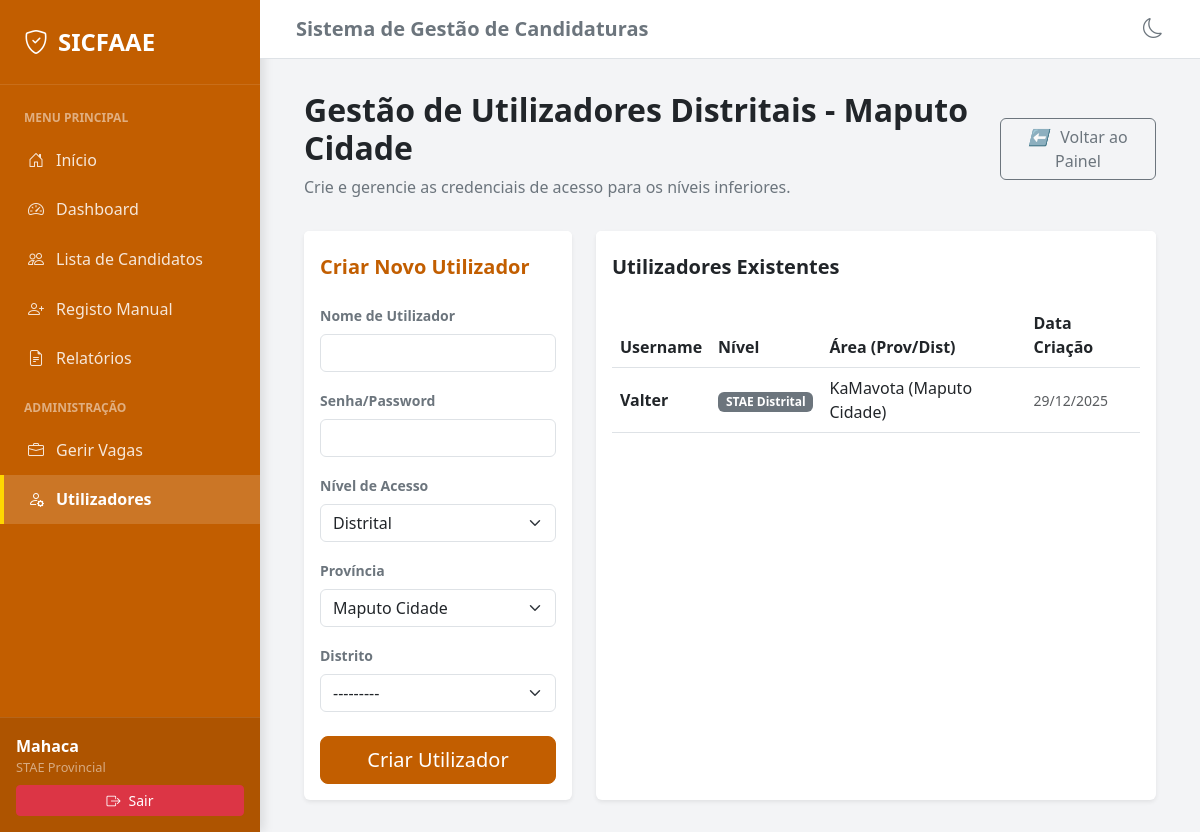
The page /candidaturas/gestao/utilizadores/ (signed in) on the database its author committed.
### candidaturas/models.py (models this page shows, shortened)
class PerfilUtilizador(models.Model):
    class Nivel(models.TextChoices):
        CENTRAL = 'CENTRAL', _('STAE Central')
        PROVINCIAL = 'PROVINCIAL', _('STAE Provincial')
        DISTRITAL = 'DISTRITAL', _('STAE Distrital')
    usuario = models.OneToOneField(
        User,
        on_delete=models.CASCADE,
        related_name='perfil',
        verbose_name=_("Utilizador")
    )
    nivel = models.CharField(
        _("Nível Administrativo"),
        max_length=20,
        choices=Nivel.choices,
        default=Nivel.DISTRITAL
    )
    provincia = models.ForeignKey(
        Provincia,
        on_delete=models.SET_NULL,
        verbose_name=_("Província"),
        related_name='admins_provinciais',
        blank=True,
        null=True,
        help_text=_("Província de responsabilidade (obrigatório para Provincial e Distrital)")
    )
    distrito = models.ForeignKey(
        Distrito,
        on_delete=models.SET_NULL,
        verbose_name=_("Distrito"),
        related_name='admins_distritais',
        blank=True,
        null=True,
        help_text=_("Distrito de responsabilidade (obrigatório para Distrital)")
    )
    data_criacao = models.DateTimeField(auto_now_add=True)
    data_atualizacao = models.DateTimeField(auto_now=True)
    history = HistoricalRecords()
    class Meta:
        verbose_name = _("Perfil de Utilizador")
        verbose_name_plural = _("Perfis de Utilizadores")

class Distrito(models.Model):
    provincia = models.ForeignKey(
        Provincia,
        on_delete=models.CASCADE,
        related_name='distritos',
        verbose_name=_("Província")
    )
    nome = models.CharField(_("Nome do Distrito"), max_length=100)
    def __str__(self):
        return f"{self.nome} ({self.provincia.nome})"
    class Meta:
        verbose_name = _("Distrito")
        verbose_name_plural = _("Distritos")
        unique_together = ('provincia', 'nome')

class Provincia(models.Model):
    nome = models.CharField(_("Nome da Província"), max_length=100, unique=True)
    latitude = models.FloatField(_("Latitude"), null=True, blank=True)
    longitude = models.FloatField(_("Longitude"), null=True, blank=True)
    def __str__(self):
        return self.nome
    class Meta:
        verbose_name = _("Província")
        verbose_name_plural = _("Províncias")
        ordering = ['nome']

### candidaturas/views.py (the view, shortened to what this page needs)
# urls.py: path('gestao/utilizadores/', views.GerirUtilizadoresView.as_view(), name='gestao_utilizadores'),
class GerirUtilizadoresView(LoginRequiredMixin, generic.CreateView):
    template_name = 'candidaturas/gestao_utilizadores.html'
    form_class = FormularioCriacaoUsuario
    success_url = reverse_lazy('candidaturas:gestao_utilizadores')
    def dispatch(self, request, *args, **kwargs):
        if not request.user.is_authenticated:
            return self.handle_no_permission()
        perfil = obter_perfil_usuario(self.request.user)
        if not request.user.is_superuser:
             if not perfil or perfil.nivel == PerfilUtilizador.Nivel.DISTRITAL:
                 raise PermissionDenied("Não tem permissão para gerir utilizadores.")
        return super().dispatch(request, *args, **kwargs)
    def get_form_kwargs(self):
        kwargs = super().get_form_kwargs()
        kwargs['user'] = self.request.user
        return kwargs
    def get_context_data(self, **kwargs):
        context = super().get_context_data(**kwargs)
        perfil = obter_perfil_usuario(self.request.user)
        if self.request.user.is_superuser or (perfil and perfil.nivel == PerfilUtilizador.Nivel.CENTRAL):
             if self.request.user.is_superuser:
                 context['lista_usuarios'] = PerfilUtilizador.objects.filter(
                     Q(nivel=PerfilUtilizador.Nivel.PROVINCIAL) | Q(nivel=PerfilUtilizador.Nivel.CENTRAL)
                 ).select_related('usuario', 'provincia')
             else:
                 context['lista_usuarios'] = PerfilUtilizador.objects.filter(nivel=PerfilUtilizador.Nivel.PROVINCIAL).select_related('usuario', 'provincia')
             context['titulo_pagina'] = "Gestão de Utilizadores Provinciais"
        elif perfil and perfil.nivel == PerfilUtilizador.Nivel.PROVINCIAL:
             context['lista_usuarios'] = PerfilUtilizador.objects.filter(
                 nivel=PerfilUtilizador.Nivel.DISTRITAL,
                 provincia=perfil.provincia
             ).select_related('usuario', 'distrito')
             context['titulo_pagina'] = f"Gestão de Utilizadores Distritais - {perfil.provincia.nome}"
        context['nivel_usuario'] = obter_exibicao_nivel_usuario(self.request.user)
        return context

### candidaturas/permissions.py (called while the page is built)
def obter_perfil_usuario(usuario):
    if not usuario.is_authenticated:
        return None
    if usuario.is_superuser:
        return None
    perfil, criado = PerfilUtilizador.objects.get_or_create(usuario=usuario)
    return perfil

def obter_exibicao_nivel_usuario(usuario):
    if usuario.is_superuser:
        return "Superusuário"
    perfil = obter_perfil_usuario(usuario)
    if not perfil:
        return "Sem Perfil"
    if perfil.nivel == PerfilUtilizador.Nivel.CENTRAL:
        return "STAE Central"
    elif perfil.nivel == PerfilUtilizador.Nivel.PROVINCIAL:
        nome_prov = perfil.provincia.nome if perfil.provincia else 'Não Atribuída'
        return f"STAE Provincial - {nome_prov}"
    else:
        nome_dist = perfil.distrito.nome if perfil.distrito else 'Não Atribuído'
        return f"STAE Distrital - {nome_dist}"

### templates/candidaturas/gestao_utilizadores.html (shortened to what this page needs)
{% extends 'candidaturas/base.html' %}
{% block content %}
<div class="row mb-4">
    <div class="col-12 d-flex justify-content-between align-items-center">
        <div>
            <h2 class="fw-bold text-dark">{{ titulo_pagina }}</h2>
            <p class="text-secondary mb-2">Crie e gerencie as credenciais de acesso para os níveis inferiores.</p>
        </div>
        <div>
            <a href="{% url 'candidaturas:painel_controlo' %}" class="btn btn-outline-secondary">
                <i class="me-2">⬅️</i> Voltar ao Painel
            </a>
        </div>
    </div>
</div>
<div class="row">
    <div class="col-md-4">
        <div class="card border-0 shadow-sm">
            <div class="card-header bg-white border-0 pt-4 pb-0">
                <h5 class="fw-bold text-primary">Criar Novo Utilizador</h5>
            </div>
            <div class="card-body">
                <form method="post">
                    {% for field in form %}
                    <div class="mb-3">
                        <label class="form-label small fw-bold text-secondary">{{ field.label }}</label>
                        {{ field }}
                    </div>
                    {% endfor %}
                    <div class="d-grid mt-4">
                        <button type="submit" class="btn btn-primary btn-lg">
                            Criar Utilizador
                        </button>
                    </div>
                </form>
            </div>
        </div>
    </div>
    <div class="col-md-8">
        <div class="card border-0 shadow-sm h-100">
            <div class="card-header bg-white border-0 pt-4 pb-0">
                <h5 class="fw-bold text-dark">Utilizadores Existentes</h5>
            </div>
            <div class="card-body">
                <div class="table-responsive">
                    <table class="table table-hover align-middle">
                        <thead class="bg-light">
                            <tr>
                                <th>Username</th>
                                <th>Nível</th>
                                <th>Área (Prov/Dist)</th>
                                <th>Data Criação</th>
                            </tr>
                        </thead>
                        <tbody>
                            {% for perfil in lista_usuarios %}
                            <tr>
                                <td class="fw-bold">{{ perfil.usuario.username }}</td>
                                <td>
                                    <span class="badge
                                        {% if perfil.nivel == 'DISTRITAL' %}bg-secondary{% endif %}">
                                        {{ perfil.get_nivel_display }}
                                    </span>
                                </td>
                                <td>
                                    {% if perfil.nivel == 'PROVINCIAL' %}
                                    {{ perfil.provincia.nome }}
                                    {% elif perfil.nivel == 'DISTRITAL' %}
                                    {{ perfil.distrito.nome }} ({{ perfil.provincia.nome }})
                                    {% endif %}
                                </td>
                                <td class="text-muted small">{{ perfil.usuario.date_joined|date:"d/m/Y" }}</td>
                            </tr>
                            {% empty %}
                            <tr>
                                <td colspan="4" class="text-center py-5 text-muted">
                                    Nenhum utilizador criado ainda neste nível.
                                </td>
                            </tr>
                            {% endfor %}
                        </tbody>
                    </table>
                </div>
            </div>
        </div>
    </div>
</div>
{% endblock %}

### templates/candidaturas/base.html (shortened to what this page needs)
{% load static %}
<!DOCTYPE html>
<html lang="pt">
<head>
    <link href="https://cdn.jsdelivr.net/npm/bootstrap@5.3.0/dist/css/bootstrap.min.css" rel="stylesheet">
    <link rel="stylesheet" href="https://cdn.jsdelivr.net/npm/bootstrap-icons@1.11.1/font/bootstrap-icons.css">
</head>
<body class="{% if not user.is_authenticated %}public-layout{% endif %}">
    {% if user.is_authenticated %}
    <div id="wrapper">
        <nav id="sidebar-wrapper">
            <div class="sidebar-heading">
                <i class="bi bi-shield-check"></i> SICFAAE
            </div>
            <div class="sidebar-menu nav flex-column">
                <div class="small fw-bold text-uppercase px-4 mb-2 mt-2 text-white-50" style="font-size: 0.75rem;">Menu
                    Principal</div>
                <a href="{% url 'candidaturas:inicio' %}"
                    class="nav-link {% if request.resolver_match.url_name == 'inicio' %}active{% endif %}">
                    <i class="bi bi-house-door"></i> Início
                </a>
                <a href="{% url 'candidaturas:painel_controlo' %}"
                    class="nav-link {% if request.resolver_match.url_name == 'painel_controlo' %}active{% endif %}">
                    <i class="bi bi-speedometer2"></i> Dashboard
                </a>
                <a href="{% url 'candidaturas:lista_verificacao' %}"
                    class="nav-link {% if request.resolver_match.url_name == 'lista_verificacao' %}active{% endif %}">
                    <i class="bi bi-people"></i> Lista de Candidatos
                </a>
                <a href="{% url 'candidaturas:registar_candidatura_manual' %}"
                    class="nav-link {% if request.resolver_match.url_name == 'registar_candidatura_manual' %}active{% endif %}">
                    <i class="bi bi-person-plus"></i> Registo Manual
                </a>
                <a href="{% url 'candidaturas:relatorios' %}"
                    class="nav-link {% if request.resolver_match.url_name == 'relatorios' %}active{% endif %}">
                    <i class="bi bi-file-earmark-text"></i> Relatórios
                </a>
                {% if user.is_superuser or user.perfil.nivel == 'CENTRAL' or user.perfil.nivel == 'PROVINCIAL' %}
                <div class="small fw-bold text-uppercase px-4 mb-2 mt-3 text-white-50" style="font-size: 0.75rem;">
                    Administração</div>
                <a href="/admin/candidaturas/vaga/" target="_blank" class="nav-link">
                    <i class="bi bi-briefcase"></i> Gerir Vagas
                </a>
                <a href="{% url 'candidaturas:gestao_utilizadores' %}"
                    class="nav-link {% if request.resolver_match.url_name == 'gestao_utilizadores' %}active{% endif %}">
                    <i class="bi bi-person-gear"></i> Utilizadores
                </a>
                {% endif %}
            </div>
            <div class="sidebar-footer">
                <div class="d-flex align-items-center mb-2">
                    <div class="flex-grow-1 text-truncate">
                        <div class="fw-bold">{{ user.first_name|default:user.username }}</div>
                        <div class="small text-white-50" style="font-size: 0.8rem;">
                            {{ user.perfil.get_nivel_display|default:'Utilizador' }}
                        </div>
                    </div>
                </div>
                <form action="{% url 'logout' %}" method="post">
                    <button type="submit"
                        class="btn btn-danger btn-sm w-100 d-flex align-items-center justify-content-center gap-2">
                        <i class="bi bi-box-arrow-right"></i> Sair
                    </button>
                </form>
            </div>
        </nav>
        <div id="page-content-wrapper">
            <nav class="navbar navbar-expand-lg border-bottom sticky-top bg-white">
                <div class="container-fluid">
                    <h5 class="mb-0 text-secondary fw-bold d-none d-md-block">Sistema de Gestão de Candidaturas</h5>
                    <div class="ms-auto d-flex align-items-center gap-3">
                        <button class="btn btn-link text-secondary p-0" id="bd-theme-toggle" title="Alternar Tema">
                            <i id="theme-icon" class="bi bi-moon fs-5"></i>
                        </button>
                    </div>
                </div>
            </nav>
            <div class="content-container">
                <div class="container-fluid">
                        {% endif %}
                        {% block content %}{% endblock %}
                        {% if user.is_authenticated %}
                    </div>
                </div>
            </div>
        </div>
        {% else %}
    </div>
    {% endif %}
</body>
</html>

### templates/candidaturas/base.html (style rules this page uses)
:root { --stae-orange: #C25E00; --stae-green: #198754; --stae-gold: #FFD700; --primary-color: var(--stae-orange); --primary-hover: #A04000; --sidebar-width: 260px; --bs-primary: var(--stae-orange); --bs-primary-rgb: 194, 94, 0; --bs-link-color: var(--stae-orange); --bs-link-hover-color: #A04000; }
body { background-color: #f3f4f6; overflow-x: hidden; font-family: 'Segoe UI', Tahoma, Geneva, Verdana, sans-serif; }
#wrapper { display: flex; width: 100%; height: 100vh; overflow: hidden; }
#sidebar-wrapper { min-width: var(--sidebar-width); max-width: var(--sidebar-width); background-color: var(--primary-color); color: #fff; display: flex; flex-direction: column; transition: all 0.3s ease; box-shadow: 4px 0 10px rgba(0, 0, 0, 0.1); z-index: 1000; }
.sidebar-heading { padding: 1.5rem; font-size: 1.5rem; font-weight: bold; border-bottom: 1px solid rgba(255, 255, 255, 0.1); display: flex; align-items: center; gap: 10px; }
.sidebar-menu { padding-top: 1rem; flex-grow: 1; overflow-y: auto; }
.sidebar-menu .nav-link { color: rgba(255, 255, 255, 0.85); padding: 0.8rem 1.5rem; font-size: 1rem; display: flex; align-items: center; gap: 12px; transition: all 0.2s; border-left: 4px solid transparent; }
.sidebar-menu .nav-link.active { color: #fff; background-color: rgba(255, 255, 255, 0.15); border-left-color: var(--stae-gold); font-weight: 600; }
.sidebar-footer { padding: 1rem; border-top: 1px solid rgba(255, 255, 255, 0.1); background-color: rgba(0, 0, 0, 0.1); }
#page-content-wrapper { width: 100%; overflow-y: auto; display: flex; flex-direction: column; }
.content-container { padding: 2rem; flex-grow: 1; }
.navbar { padding: 0.8rem 1.5rem; }
.btn-primary { background-color: var(--primary-color); border-color: var(--primary-color); }

### rows shown on the page
PerfilUtilizador: usuario.username "Valter", nivel "STAE Distrital", distrito.nome "KaMavota", provincia.nome "Maputo Cidade", usuario.date_joined "29/12/2025"

### other values the page prints
{{ user.first_name|default:user.username }} "Mahaca"
{{ user.perfil.get_nivel_display|default:'Utilizador' }} "STAE Provincial"
{{ titulo_pagina }} "Gestão de Utilizadores Distritais - Maputo Cidade"
{{ field.label }} "Nome de Utilizador" "Senha/Password" "Nível de Acesso" "Província" "Distrito"
